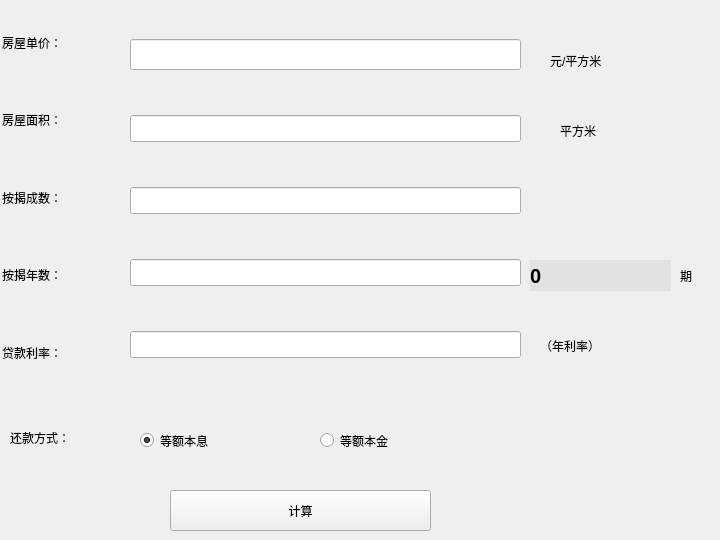
        <widget class="QWidget" name="page">
         <widget class="QLabel" name="label_3">
          <property name="geometry">
           <rect>
            <x>550</x>
            <y>40</y>
            <width>131</width>
            <height>41</height>
           </rect>
          </property>
          <property name="text">
           <string>元/平方米</string>
          </property>
         </widget>
         <widget class="QLabel" name="label_5">
          <property name="geometry">
           <rect>
            <x>560</x>
            <y>110</y>
            <width>101</width>
            <height>41</height>
           </rect>
          </property>
          <property name="text">
           <string>平方米</string>
          </property>
         </widget>
         <widget class="QLabel" name="label_7">
          <property name="geometry">
           <rect>
            <x>530</x>
            <y>260</y>
            <width>141</width>
            <height>31</height>
           </rect>
          </property>
          <property name="font">
           <font>
            <pointsize>15</pointsize>
            <weight>75</weight>
            <bold>true</bold>
           </font>
          </property>
          <property name="styleSheet">
           <string notr="true">background-color: rgb(226, 226, 226);</string>
          </property>
          <property name="text">
           <string>0</string>
          </property>
         </widget>
         <widget class="QRadioButton" name="radioButton_3">
          <property name="geometry">
           <rect>
            <x>140</x>
            <y>420</y>
            <width>171</width>
            <height>41</height>
           </rect>
          </property>
          <property name="text">
           <string>等额本息</string>
          </property>
          <property name="checked">
           <bool>true</bool>
          </property>
         </widget>
         <widget class="QRadioButton" name="radioButton_4">
          <property name="geometry">
           <rect>
            <x>320</x>
            <y>420</y>
            <width>151</width>
            <height>41</height>
           </rect>
          </property>
          <property name="text">
           <string>等额本金</string>
          </property>
         </widget>
         <widget class="QPushButton" name="pushButton">
          <property name="geometry">
           <rect>
            <x>170</x>
            <y>490</y>
            <width>261</width>
            <height>41</height>
           </rect>
          </property>
          <property name="text">
           <string>计算</string>
          </property>
         </widget>
         <widget class="QLabel" name="label_40">
          <property name="geometry">
           <rect>
            <x>680</x>
            <y>260</y>
            <width>31</width>
            <height>31</height>
           </rect>
          </property>
          <property name="text">
           <string>期</string>
          </property>
         </widget>
         <widget class="QLabel" name="label_48">
          <property name="geometry">
           <rect>
            <x>540</x>
            <y>330</y>
            <width>131</width>
            <height>31</height>
           </rect>
          </property>
          <property name="text">
           <string>（年利率）</string>
          </property>
         </widget>
         <widget class="QWidget" name="widget_3" native="true">
          <property name="geometry">
           <rect>
            <x>2</x>
            <y>7</y>
            <width>141</width>
            <height>381</height>
           </rect>
          </property>
          <layout class="QVBoxLayout" name="verticalLayout_3">
           <item>
            <widget class="QLabel" name="label_2">
             <property name="text">
              <string>房屋单价：</string>
             </property>
            </widget>
           </item>
           <item>
            <widget class="QLabel" name="label_4">
             <property name="text">
              <string>房屋面积：</string>
             </property>
            </widget>
           </item>
           <item>
            <widget class="QLabel" name="label_39">
             <property name="text">
              <string>按揭成数：</string>
             </property>
            </widget>
           </item>
           <item>
            <widget class="QLabel" name="label_6">
             <property name="text">
              <string>按揭年数：</string>
             </property>
            </widget>
           </item>
           <item>
            <widget class="QLabel" name="label_8">
             <property name="text">
              <string>贷款利率：</string>
             </property>
            </widget>
           </item>
          </layout>
         </widget>
         <widget class="QWidget" name="widget_4" native="true">
          <property name="geometry">
           <rect>
            <x>130</x>
            <y>0</y>
            <width>391</width>
            <height>401</height>
           </rect>
          </property>
          <layout class="QVBoxLayout" name="verticalLayout_4">
           <item>
            <widget class="QLineEdit" name="lineEdit">
             <property name="font">
              <font>
               <family>Adobe 楷体 Std R</family>
               <pointsize>12</pointsize>
               <weight>50</weight>
               <italic>true</italic>
               <bold>false</bold>
              </font>
             </property>
             <property name="text">
              <string/>
             </property>
            </widget>
           </item>
           <item>
            <widget class="QLineEdit" name="lineEdit_2">
             <property name="font">
              <font>
               <pointsize>12</pointsize>
               <weight>50</weight>
               <italic>true</italic>
               <bold>false</bold>
              </font>
             </property>
             <property name="text">
              <string/>
             </property>
            </widget>
           </item>
           <item>
            <widget class="QLineEdit" name="lineEdit_20">
             <property name="font">
              <font>
               <pointsize>12</pointsize>
               <weight>50</weight>
               <italic>true</italic>
               <bold>false</bold>
              </font>
             </property>
             <property name="text">
              <string/>
             </property>
            </widget>
           </item>
           <item>
            <widget class="QLineEdit" name="lineEdit_3">
             <property name="font">
              <font>
               <pointsize>12</pointsize>
               <weight>50</weight>
               <italic>true</italic>
               <bold>false</bold>
               <strikeout>false</strikeout>
              </font>
             </property>
             <property name="text">
              <string/>
             </property>
            </widget>
           </item>
           <item>
            <widget class="QLineEdit" name="lineEdit_4">
             <property name="font">
              <font>
               <pointsize>12</pointsize>
               <weight>50</weight>
               <italic>true</italic>
               <bold>false</bold>
              </font>
             </property>
             <property name="text">
              <string/>
             </property>
            </widget>
           </item>
          </layout>
         </widget>
         <widget class="QLabel" name="label_9">
          <property name="geometry">
           <rect>
            <x>10</x>
            <y>410</y>
            <width>123</width>
            <height>55</height>
           </rect>
          </property>
          <property name="text">
           <string>还款方式：</string>
          </property>
         </widget>
        </widget>
